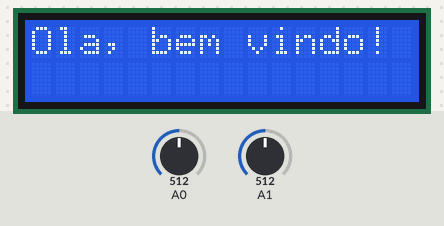
Recording of a sketch running on a simulated Arduino Uno, built with avr-gcc and run on an emulated ATmega328P. Shown: 16×2 character LCD. The inputs (shaded band) are chosen by the test bench; at power-on: A0 = 512, A1 = 512. What the sketch prints to the serial monitor is not drawn.

Above: at 4.7 s.
4.8 s: A0 set to 987
6.3 s: A0 set to 1012
At 7.5 s:
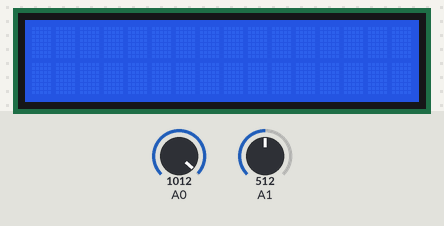
7.8 s: A0 set to 0
At 8.7 s:
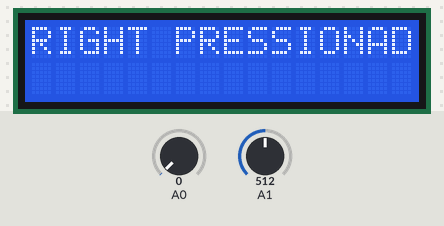
9.3 s: A0 set to 1010
At 9.9 s:
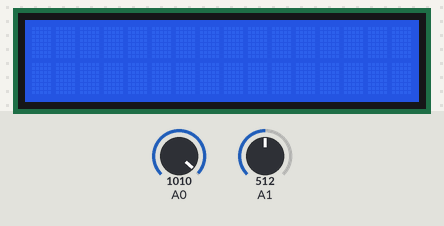
Timing chart, 0 to 11.8 s (numbered marks = the images above; inputs shaded):
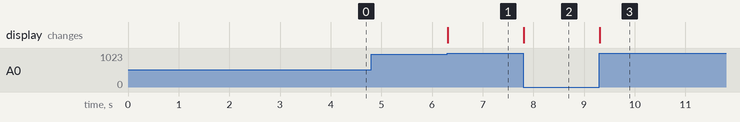

Measured:
- the behaviour switches between 1000 and 1001 on A0 (found by bisection; images 0 and 1)
- after the input at 4.8 s, every drawn part: stays the same
- after the input at 6.3 s, the display: changes at once (image 1)
- after the input at 7.8 s, the display: changes at once (image 2)
- after the input at 9.3 s, the display: changes at once (image 3)

The sketch:

Shield.ino
```cpp
#include <LiquidCrystal.h>

// initialize the library with the numbers of the interface pins
LiquidCrystal lcd(8, 9, 4, 5, 6, 7);

void setup(){
  // set up the LCD's number of columns and rows:
  lcd.begin(16, 2);
  // Print a message to the LCD.
  Serial.begin(9600);
  lcd.print("Ola, bem vindo!");
  delay(3500);
}

void loop(){
  int x=analogRead(A0);
  Serial.println(analogRead(A1));
  //lcd.print(x);
  lcd.setCursor(0, 0);
  if(x==722)
  {
lcd.print("Select PRESSIONADO");
  }
  if(x==480)
  {
lcd.print("LEFT PRESSIONADO");
  }
  if(x==132)
  {
lcd.print("UP PRESSIONADO");
  }
  if(x==308)
  {
lcd.print("DOWN PRESSIONADO");
  }
  if(x==0)
  {
lcd.print("RIGHT PRESSIONADO");
  }
  if(x>1000)
lcd.print("                ");
}
```
